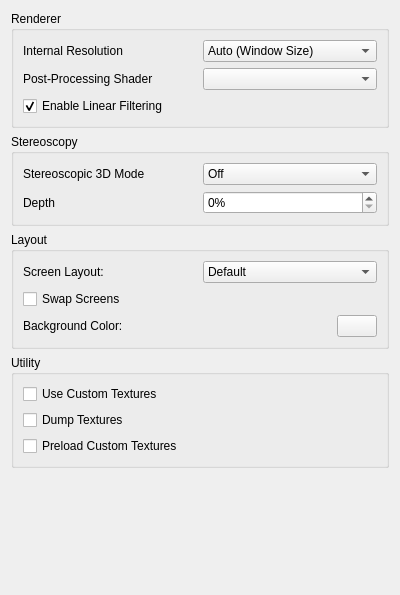
<?xml version="1.0" encoding="UTF-8"?>
<ui version="4.0">
 <class>ConfigureEnhancements</class>
 <widget class="QWidget" name="ConfigureEnhancements">
  <property name="geometry">
   <rect>
    <x>0</x>
    <y>0</y>
    <width>400</width>
    <height>595</height>
   </rect>
  </property>
  <property name="minimumSize">
   <size>
    <width>0</width>
    <height>0</height>
   </size>
  </property>
  <property name="windowTitle">
   <string>Form</string>
  </property>
  <layout class="QVBoxLayout" name="verticalLayout">
   <item>
    <widget class="QGroupBox" name="rendererBox">
     <property name="title">
      <string>Renderer</string>
     </property>
     <layout class="QVBoxLayout" name="verticalLayout_6">
      <item>
       <layout class="QHBoxLayout" name="horizontalLayout">
        <item>
         <widget class="QLabel" name="label">
          <property name="text">
           <string>Internal Resolution</string>
          </property>
         </widget>
        </item>
        <item>
         <widget class="QComboBox" name="resolution_factor_combobox">
          <item>
           <property name="text">
            <string>Auto (Window Size)</string>
           </property>
          </item>
          <item>
           <property name="text">
            <string>Native (400x240)</string>
           </property>
          </item>
          <item>
           <property name="text">
            <string>2x Native (800x480)</string>
           </property>
          </item>
          <item>
           <property name="text">
            <string>3x Native (1200x720)</string>
           </property>
          </item>
          <item>
           <property name="text">
            <string>4x Native (1600x960)</string>
           </property>
          </item>
          <item>
           <property name="text">
            <string>5x Native (2000x1200)</string>
           </property>
          </item>
          <item>
           <property name="text">
            <string>6x Native (2400x1440)</string>
           </property>
          </item>
          <item>
           <property name="text">
            <string>7x Native (2800x1680)</string>
           </property>
          </item>
          <item>
           <property name="text">
            <string>8x Native (3200x1920)</string>
           </property>
          </item>
          <item>
           <property name="text">
            <string>9x Native (3600x2160)</string>
           </property>
          </item>
          <item>
           <property name="text">
            <string>10x Native (4000x2400)</string>
           </property>
          </item>
         </widget>
        </item>
       </layout>
      </item>
      <item>
       <layout class="QHBoxLayout" name="horizontalLayout_11">
        <item>
         <widget class="QLabel" name="label_2">
          <property name="text">
           <string>Post-Processing Shader</string>
          </property>
         </widget>
        </item>
        <item>
         <widget class="QComboBox" name="shader_combobox"/>
        </item>
       </layout>
      </item>
      <item>
       <widget class="QCheckBox" name="toggle_linear_filter">
        <property name="text">
         <string>Enable Linear Filtering</string>
        </property>
        <property name="checked">
         <bool>true</bool>
        </property>
       </widget>
      </item>
     </layout>
    </widget>
   </item>
   <item>
    <widget class="QGroupBox" name="groupBox">
     <property name="title">
      <string>Stereoscopy</string>
     </property>
     <layout class="QVBoxLayout" name="verticalLayout_4">
      <item>
       <layout class="QHBoxLayout" name="horizontalLayout_5">
        <item>
         <widget class="QLabel" name="label_4">
          <property name="text">
           <string>Stereoscopic 3D Mode</string>
          </property>
         </widget>
        </item>
        <item>
         <widget class="QComboBox" name="render_3d_combobox">
          <item>
           <property name="text">
            <string>Off</string>
           </property>
          </item>
          <item>
           <property name="text">
            <string>Side by Side</string>
           </property>
          </item>
          <item>
           <property name="text">
            <string>Anaglyph</string>
           </property>
          </item>
         </widget>
        </item>
       </layout>
      </item>
      <item>
       <layout class="QHBoxLayout" name="horizontalLayout_7">
        <item>
         <widget class="QLabel" name="label_3">
          <property name="text">
           <string>Depth</string>
          </property>
         </widget>
        </item>
        <item>
         <widget class="QSpinBox" name="factor_3d">
          <property name="suffix">
           <string>%</string>
          </property>
          <property name="minimum">
           <number>0</number>
          </property>
          <property name="maximum">
           <number>100</number>
          </property>
          <property name="value">
           <number>0</number>
          </property>
         </widget>
        </item>
       </layout>
      </item>
     </layout>
    </widget>
   </item>
   <item>
    <widget class="QGroupBox" name="layoutBox">
     <property name="title">
      <string>Layout</string>
     </property>
     <layout class="QVBoxLayout" name="verticalLayout_3">
      <item>
       <layout class="QHBoxLayout" name="horizontalLayout_4">
        <item>
         <widget class="QLabel" name="label1">
          <property name="text">
           <string>Screen Layout:</string>
          </property>
         </widget>
        </item>
        <item>
         <widget class="QComboBox" name="layout_combobox">
          <item>
           <property name="text">
            <string>Default</string>
           </property>
          </item>
          <item>
           <property name="text">
            <string>Single Screen</string>
           </property>
          </item>
          <item>
           <property name="text">
            <string>Medium Screen</string>
           </property>
          </item>
          <item>
           <property name="text">
            <string>Large Screen</string>
           </property>
          </item>
          <item>
           <property name="text">
            <string>Side by Side</string>
           </property>
          </item>
         </widget>
        </item>
       </layout>
      </item>
      <item>
       <widget class="QCheckBox" name="swap_screen">
        <property name="text">
         <string>Swap Screens</string>
        </property>
       </widget>
      </item>
      <item>
       <layout class="QHBoxLayout" name="horizontalLayout_6">
        <item>
         <widget class="QLabel" name="bg_label">
          <property name="text">
           <string>Background Color:</string>
          </property>
         </widget>
        </item>
        <item>
         <widget class="QPushButton" name="bg_button">
          <property name="maximumSize">
           <size>
            <width>40</width>
            <height>16777215</height>
           </size>
          </property>
         </widget>
        </item>
       </layout>
      </item>
     </layout>
    </widget>
   </item>
   <item>
    <widget class="QGroupBox" name="utilityBox">
     <property name="title">
      <string>Utility</string>
     </property>
     <layout class="QVBoxLayout" name="verticalLayout_8">
      <item>
       <widget class="QCheckBox" name="toggle_custom_textures">
        <property name="toolTip">
         <string>&lt;html&gt;&lt;head/&gt;&lt;body&gt;&lt;p&gt;Replace textures with PNG files.&lt;/p&gt;&lt;p&gt;Textures are loaded from load/textures/[Title ID]/.&lt;/p&gt;&lt;/body&gt;&lt;/html&gt;</string>
        </property>
        <property name="text">
         <string>Use Custom Textures</string>
        </property>
       </widget>
      </item>
      <item>
       <widget class="QCheckBox" name="toggle_dump_textures">
        <property name="toolTip">
         <string>&lt;html&gt;&lt;head/&gt;&lt;body&gt;&lt;p&gt;Dump textures to PNG files.&lt;/p&gt;&lt;p&gt;Textures are dumped to dump/textures/[Title ID]/.&lt;/p&gt;&lt;/body&gt;&lt;/html&gt;</string>
        </property>
        <property name="text">
         <string>Dump Textures</string>
        </property>
       </widget>
      </item>
      <item>
       <widget class="QCheckBox" name="toggle_preload_textures">
        <property name="toolTip">
         <string>&lt;html&gt;&lt;head/&gt;&lt;body&gt;&lt;p&gt;Load all custom textures into memory on boot, instead of loading them when the game requires them.&lt;/p&gt;&lt;/body&gt;&lt;/html&gt;</string>
        </property>
        <property name="text">
         <string>Preload Custom Textures</string>
        </property>
       </widget>
      </item>
     </layout>
    </widget>
   </item>
   <item>
    <spacer name="verticalSpacer">
     <property name="orientation">
      <enum>Qt::Vertical</enum>
     </property>
     <property name="sizeHint" stdset="0">
      <size>
       <width>20</width>
       <height>165</height>
      </size>
     </property>
    </spacer>
   </item>
  </layout>
 </widget>
 <resources/>
 <connections/>
</ui>
